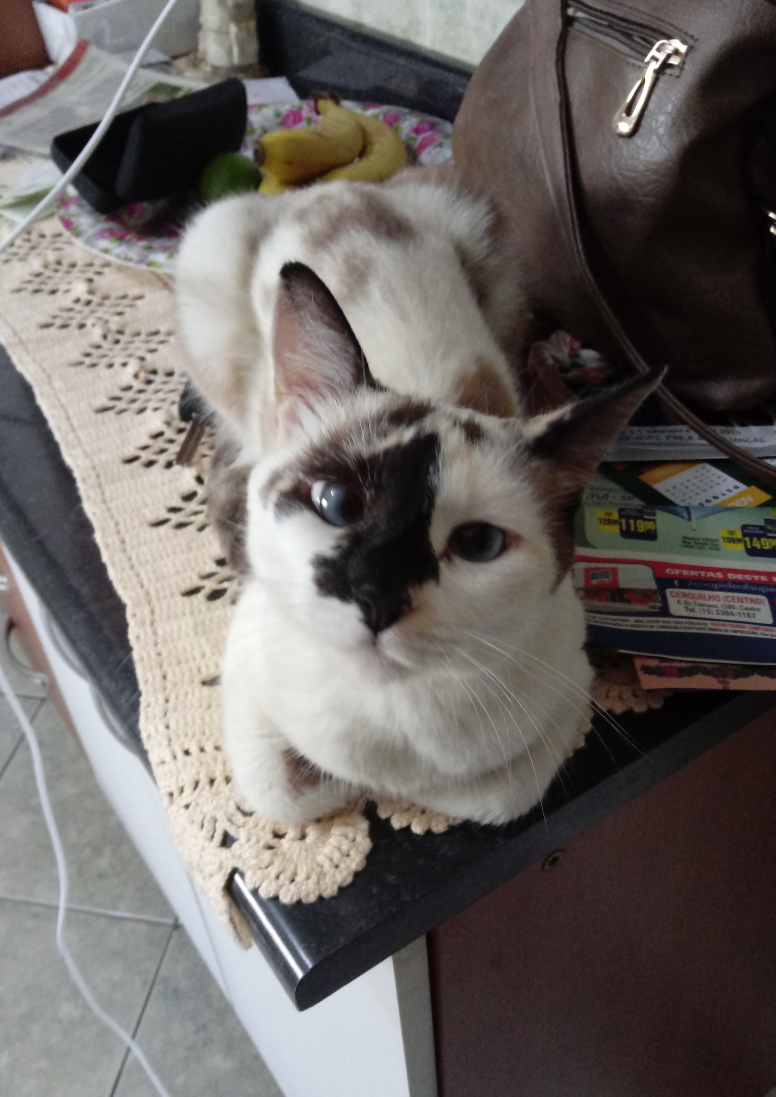
#> input picture delaunay-triangulation/images/cat.jpg, 2326 x 3289 px (shown at 1/3 size); its folder holds 3 pictures in this run
$ jupyter execute processing_image.ipynb
#> lines starting #> are read from the running program, lines starting #| are printed output that depends on the picture; after the words box and inside, x2 and y2 are one past the last pixel; in counts of white or black regions, pixels touching at a corner belong together
[cell 1]
import cv2
import matplotlib.pyplot as plt
import numpy as np

[cell 2]
def random_points(filename, n_points):
    """
    Load image, resize it to have 720 width, use Canny algorithm to get edges,
    than create a file with n_points random points and 10 points from each edge of the image
    saving the coordinates (x, y) and the original colors of the image.
    """
    color_img = cv2.imread('images/' + filename)
    color_img = cv2.cvtColor(color_img, cv2.COLOR_BGR2RGB)  #height x width x rgb
    color_img = np.array(color_img)
    dim = np.array(color_img.shape) #height x width
    dim = (dim/dim[0] * 720).astype(np.uint32)
    color_img = cv2.resize(color_img, (dim[1], dim[0]), interpolation = cv2.INTER_AREA)

    x_ind = np.random.choice(list(range(dim[1])), n_points)
    y_ind = np.random.choice(list(range(dim[0])), n_points)
    filename = filename.split('.')[0]
    with open('images/' + filename + '_' + str(n_points) + '_random_points.txt', 'w') as f:
        for i in range(n_points):
            x_i = x_ind[i]
            y_i = y_ind[i]
            rgb = color_img[y_i, x_i, :]
            s = ''
            s += str(x_i) + ' ' + str(y_i) + ' '
            s += str(rgb[0]) + ' ' + str(rgb[1]) + ' ' + str(rgb[2]) + '\n'
            f.write(s)

    x_ind = np.random.choice(list(range(dim[1])), 10)
    y_ind = np.random.choice(list(range(dim[0])), 10)
    with open('images/' + filename + '_' + str(n_points) + '_random_points.txt', 'a') as f:
        for i in range(10):
            for (x_i, y_i) in [(0, y_ind[i]), (dim[1] - 1, y_ind[i]), (x_ind[i], 0), (x_ind[i], dim[0] - 1)]:
                rgb = color_img[y_i, x_i]
                s = ''
                s += str(x_i) + ' ' + str(y_i) + ' '
                s += str(rgb[0]) + ' ' + str(rgb[1]) + ' ' + str(rgb[2]) + '\n'
                f.write(s)
    return

[cell 3]
def edge_points(filename, n_points = 100):
    """
    Load image, resize it to have 720 width, use Canny algorithm to get edges,
    than create a file with n_points random points from the edges
    saving the coordinates (x, y) and the original colors of the image.
    """
    color_img = cv2.imread('images/' + filename)
    color_img = cv2.cvtColor(color_img, cv2.COLOR_BGR2RGB)
    filename = filename.split('.')[0]
    color_img = np.array(color_img)
    dim = np.array(color_img.shape)
    dim = (dim/dim[0] * 720).astype(np.uint32)
    color_img = cv2.resize(color_img, (dim[1], dim[0]), interpolation = cv2.INTER_AREA)
    img = color_img.copy()
    img = cv2.cvtColor(img, cv2.COLOR_BGR2GRAY)
    img = cv2.GaussianBlur(img, (3,3), 0)
    img = cv2.Canny(image=img, threshold1=60, threshold2=100) # Canny Edge Detection
    y, x = np.where(img > 0)
    n_max_points = x.shape[0]
    indices = np.random.choice(list(range(n_max_points)), n_points)
    with open('images/' + filename + '_' + str(n_points) + '_points.txt', 'w') as f:
        for i in indices:
            rgb = color_img[y[i], x[i]]
            s = ''
            s += str(x[i]) + ' ' + str(y[i]) + ' '
            s += str(rgb[0]) + ' ' + str(rgb[1]) + ' ' + str(rgb[2]) + '\n'
            f.write(s)

    x_ind = np.random.choice(list(range(dim[1])), 10)
    y_ind = np.random.choice(list(range(dim[0])), 10)
    with open('images/' + filename + '_' + str(n_points) + '_random_points.txt', 'a') as f:
        for i in range(10):
            for (x_i, y_i) in [(0, y_ind[i]), (dim[1] - 1, y_ind[i]), (x_ind[i], 0), (x_ind[i], dim[0] - 1)]:
                rgb = color_img[y_i, x_i, :]
                s = ''
                s += str(x_i) + ' ' + str(y_i) + ' '
                s += str(rgb[0]) + ' ' + str(rgb[1]) + ' ' + str(rgb[2]) + '\n'
                f.write(s)

    return

[cell 4]
random_points('cat.jpg', 100)
#> in random_points, color_img is the input picture: shape (3289, 2326, 3); mean B, G, R 100.1, 102.8, 107.9
#> in random_points, `color_img = cv2.resize(color_img, (dim[1], dim[0]), interpolation = cv..`:
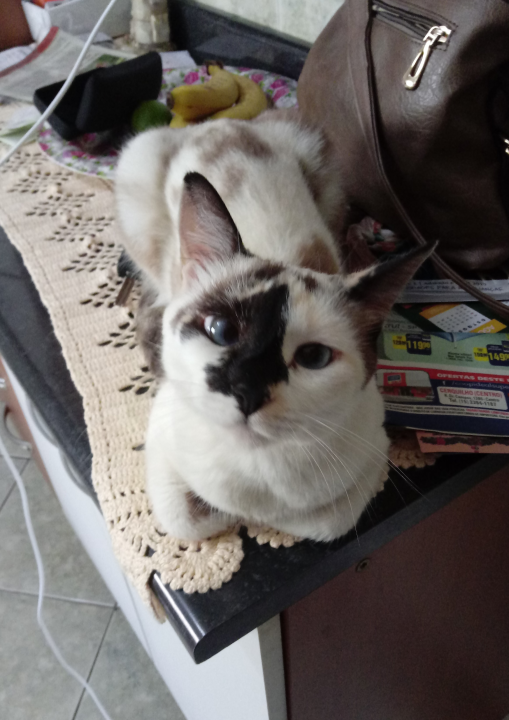
#> color_img: shape (720, 509, 3); mean R, G, B 107.9, 102.8, 100.1
#> the loop in random_points, `for i in range(n_points):` made 100 passes
#> rgb on passes 1 to 12: [91, 100, 83], [126, 117, 108], [193, 183, 174], [22, 25, 30], [53, 37, 38], [125, 115, 113], [29, 23, 23], [69, 55, 52], [157, 159, 158], [151, 142, 142], [93, 97, 96], [16, 16, 16]
random_points('cat.jpg', 1000)
#> the loop in random_points (call 2), `for i in range(n_points):` made 1000 passes
#> rgb on passes 1 to 3: [20, 14, 13], [141, 143, 139], [147, 137, 128]
random_points('cat.jpg', 10000)
edge_points('cat.jpg', 100)
#> in edge_points, `img = cv2.cvtColor(img, cv2.COLOR_BGR2GRAY)`:
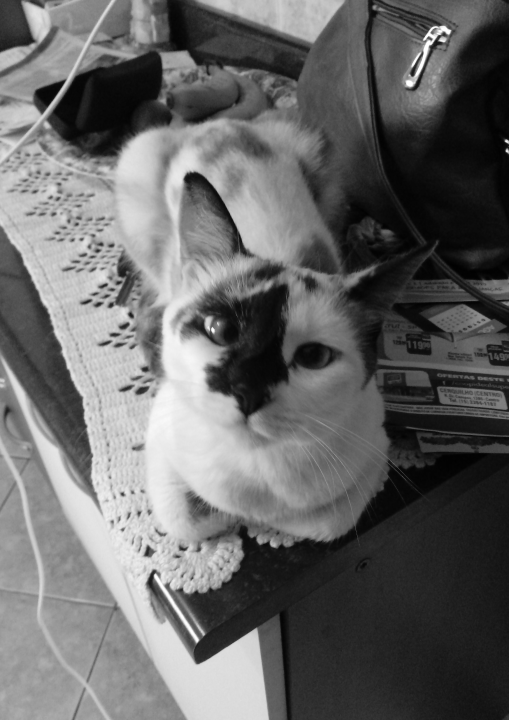
#> img: shape (720, 509); min 0, max 255, mean 102.6
#> in edge_points, `img = cv2.Canny(image=img, threshold1=60, threshold2=100)`:
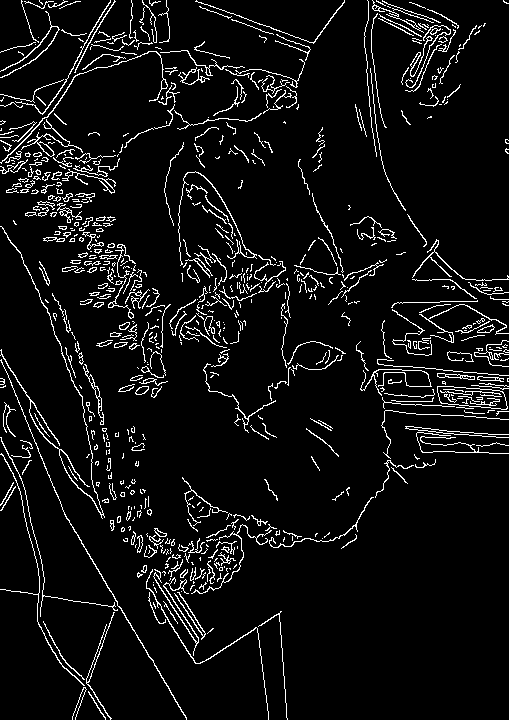
#> img: shape (720, 509); 6.5% white in thin lines or dots
edge_points('cat.jpg', 1000)
edge_points('cat.jpg', 10000)
edge_points('giovani.jpeg', 100)
#> call 4 of edge_points, with filename = 'giovani.jpeg', n_points = 100
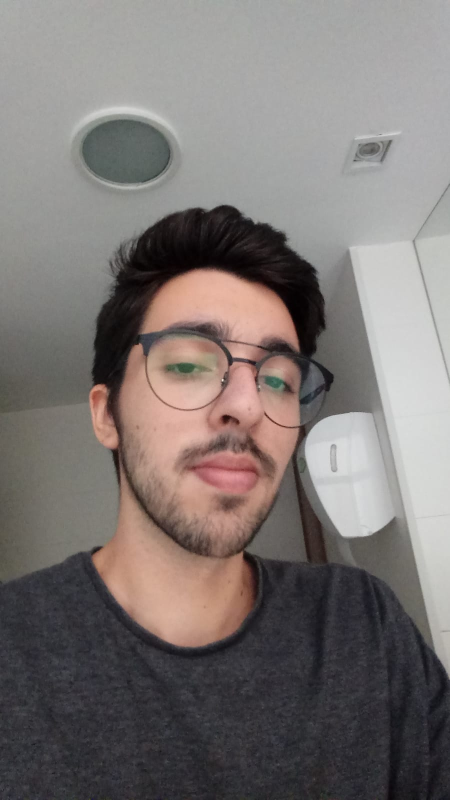
#> input picture delaunay-triangulation/images/giovani.jpeg, 900 x 1600 px (shown at 1/2 size)
#> in edge_points, color_img is the input picture: shape (1600, 900, 3); mean B, G, R 115.1, 117.2, 124.1
#> in edge_points (call 4), `color_img = cv2.resize(color_img, (dim[1], dim[0]), interpolation = cv..`:
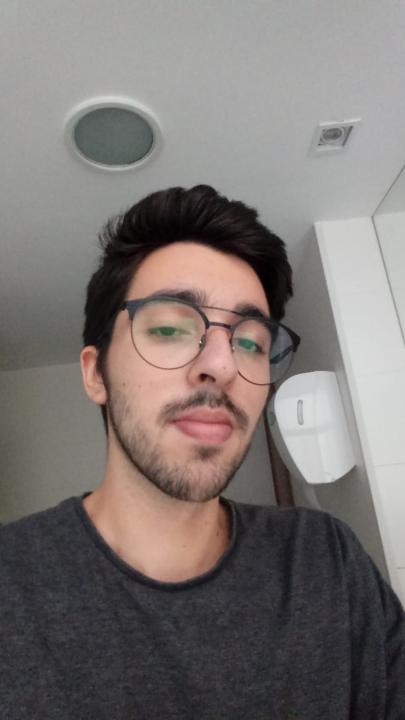
#> color_img: shape (720, 405, 3); mean R, G, B 124.1, 117.2, 115.1
#> in edge_points (call 4), `img = cv2.cvtColor(img, cv2.COLOR_BGR2GRAY)`:
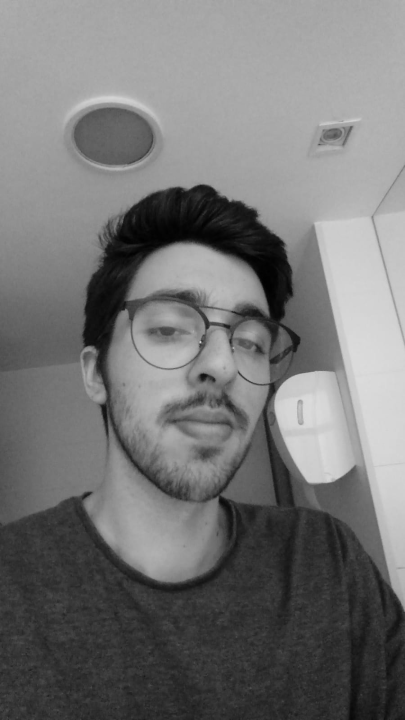
#> img: shape (720, 405); min 0, max 220, mean 117.3
#> in edge_points (call 4), `img = cv2.Canny(image=img, threshold1=60, threshold2=100)`:
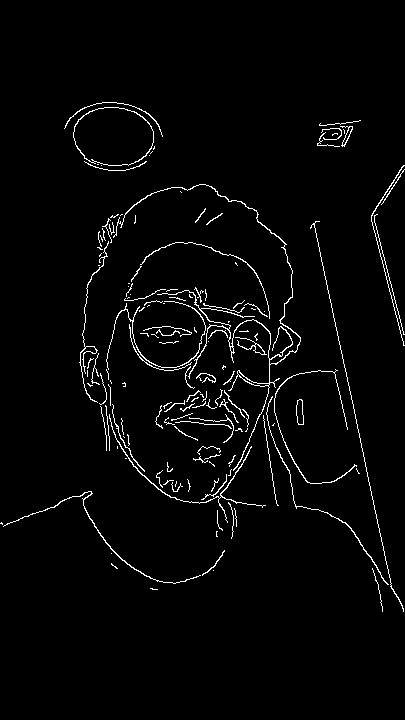
#> img: shape (720, 405); 2.6% white in thin lines or dots, all inside (x1, y1, x2, y2) = (0, 102, 405, 612)
edge_points('giovani.jpeg', 1000)
edge_points('giovani.jpeg', 10000)
random_points('giovani.jpeg', 100)
random_points('giovani.jpeg', 1000)
random_points('giovani.jpeg', 10000)
